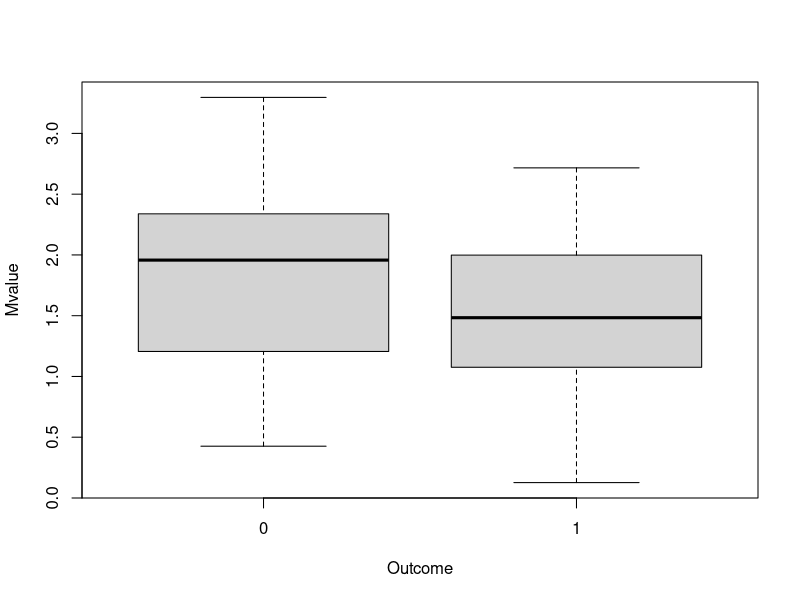
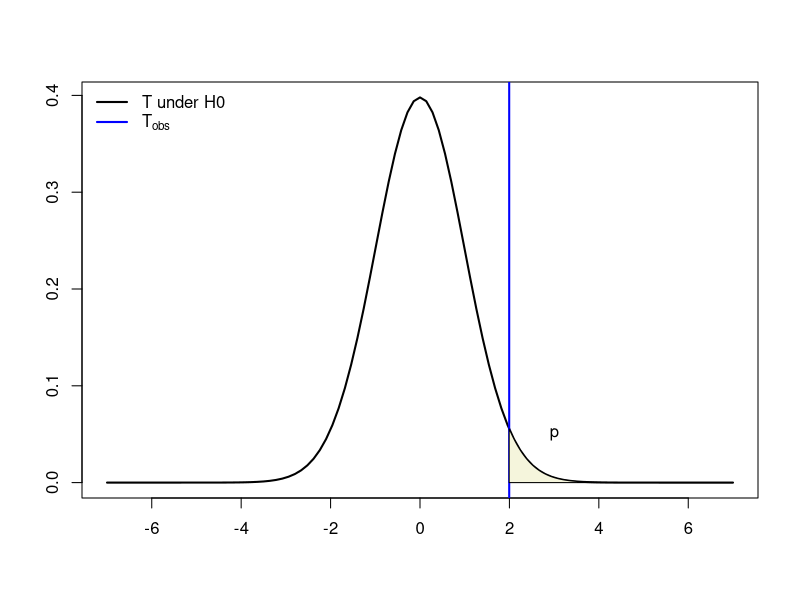
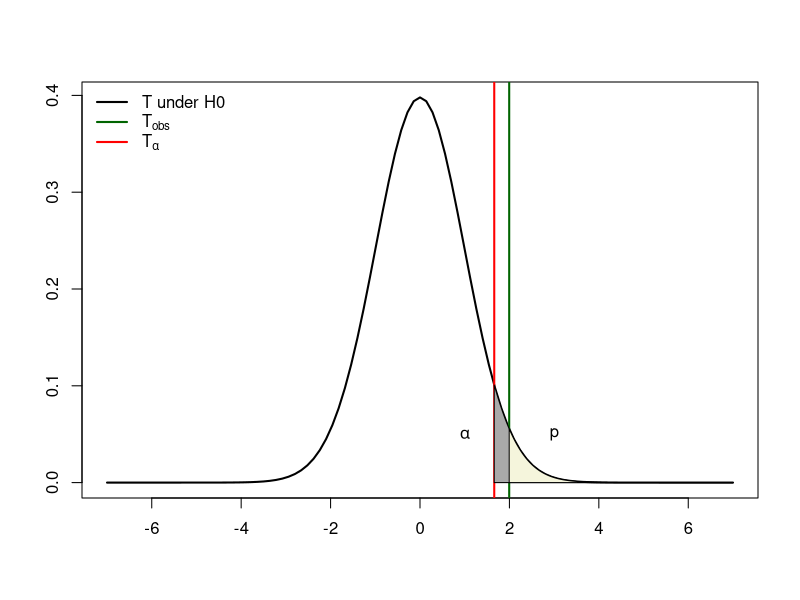
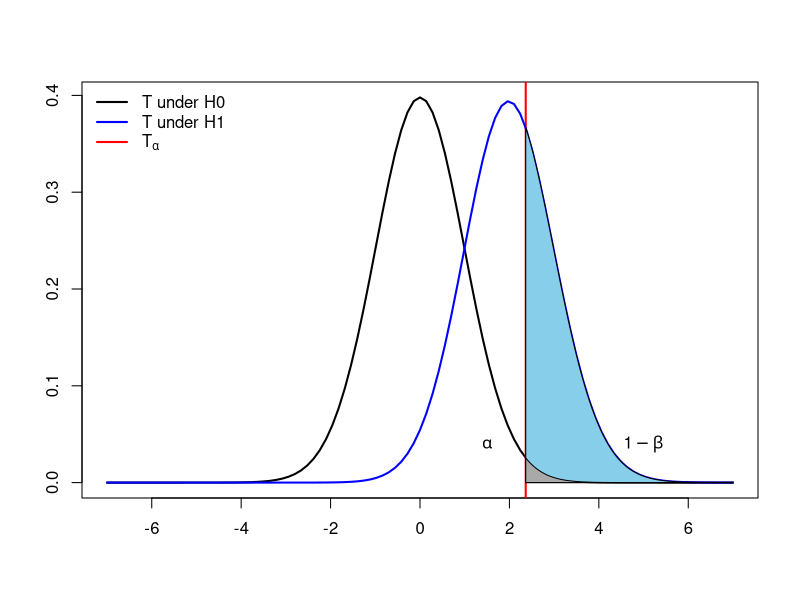

The R source for these figures, in order:
## ---- chunk 1
mydata=read.table('data/ex_methy.csv',sep=',',header=T); attach(mydata)
boxplot(Mvalue~Outcome)
## ---- chunk 2
s=sqrt((49*sd(Mvalue[Outcome==0])^2+49*sd(Mvalue[Outcome==1])^2)/98)
Tobs=(mean(Mvalue[Outcome==0])-mean(Mvalue[Outcome==1]))/s/sqrt(1/50+1/50)
p=pt(q=Tobs,df=98,lower.tail=F)
unlist(list(Tobs=Tobs,p=p))
## ---- chunk 3
curve(dt(x,df=98),from=-7,to=7,ylab='',,xlab='',lwd=2)
abline(v=Tobs,col='blue',lwd=2)
polygon(c(Tobs,seq(Tobs,7,by=0.01),7),c(0,dt(seq(Tobs,7,by=0.01),df=98),0),col="beige")
text(x = 3, y= 0.05, labels = expression(p),cex=1)
legend(x='topleft', lwd=2, col=c(1,'blue'),legend=c('T under H0', expression(T[obs])),bty='n')
## ---- chunk 4
t.test(x=Mvalue[Outcome==0],y=Mvalue[Outcome==1],alternative='greater', var.equal=T)
## ---- chunk 5
curve(dt(x,df=98),from=-7,to=7,ylab='',xlab='',lwd=2)
abline(v=Tobs,col='darkgreen',lwd=2)
abline(v=qt(p=1-0.05,df=98),col='red',lwd=2)
polygon(c(qt(p=1-0.05,df=98),seq(qt(p=1-0.05,df=98),7,by=0.01),7),c(0,dt(seq(qt(p=1-0.05,df=98),7,by=0.01),df=98),0),col="Darkgray")
polygon(c(Tobs,seq(Tobs,7,by=0.01),7),c(0,dt(seq(Tobs,7,by=0.01),df=98),0),col="Beige")
text(x = 3, y= 0.05, labels = expression(p),cex=1)
text(x = 1, y= 0.05, labels = expression(alpha),cex=1)
legend(x='topleft', lwd=2, col=c(1,'darkgreen','red'),legend=c('T under H0', expression(T[obs]), expression(T[alpha])),bty='n')
## ---- chunk 6
Ta=qt(p=1-0.01,df=98)
curve(dt(x,df=98),from=-7,to=7,ylab='',xlab='',lwd=2); abline(v=Ta,col='red',lwd=2)
m0=mean(Mvalue[Outcome==0]); m1=mean(Mvalue[Outcome==1])
ncp=(m0-m1)/s/sqrt(1/50+1/50)
curve(dt(x,df=98,ncp=ncp),add=TRUE,col='blue',lwd=2)
polygon(c(Ta,seq(Ta,7,by=0.01),7),c(0,dt(seq(Ta,7,by=0.01),df=98,ncp=ncp),0),col="skyblue")
polygon(c(Ta,seq(Ta,7,by=0.01),7),c(0,dt(seq(Ta,7,by=0.01),df=98),0),col="darkgray")
text(x = 1.5, y= 0.04, labels = expression(alpha),cex=1)
text(x=5,y=.04, labels=expression(1-beta),cex=1)
legend(x='topleft', lwd=2, col=c(1,'blue','red'),legend=c('T under H0', expression('T under H1'),expression(T[alpha])),bty='n')
## ---- chunk 7
m0=mean(Mvalue[Outcome==0]); m1=mean(Mvalue[Outcome==1])
ncp=ncp=(m0-m1)/s/sqrt(1/50+1/50)
pw=pt(q=qt(p=1-0.01,df=98),df=98,ncp=ncp,lower.tail=FALSE)
unlist(list(Power=pw))
## ---- chunk 8
power.t.test(n=50,delta=0.28,alternative='one.sided',type='two.sample',sig.level=0.01,sd=sd(Mvalue))
